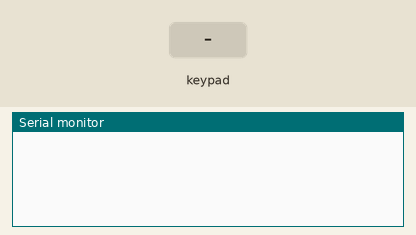
The sketch below on a simulated Arduino Uno, built with avr-gcc and run on an emulated ATmega328P. Parts: the last lines printed to the serial monitor. Inputs (shaded band) come from the test bench.

Above: at 6.2 s.
6.3 s: key 'X' pressed
At 7.2 s:
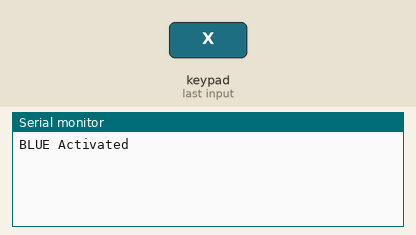
7.8 s: key 'O' pressed
At 8.4 s:
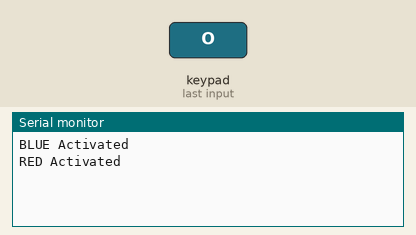
9.3 s: key 'S' pressed
At 10.5 s:
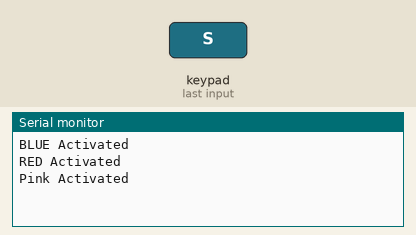
10.8 s: key 'T' pressed
At 11.9 s:
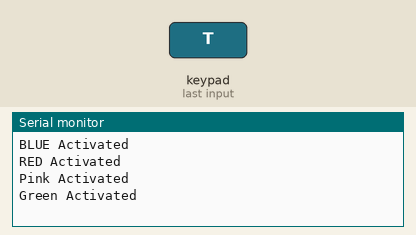
12.3 s: key 'X' pressed
At 13.0 s:
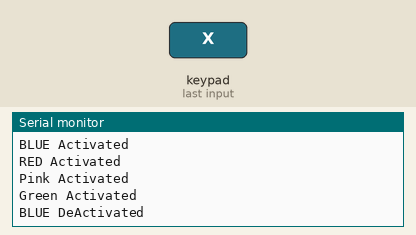
13.8 s: key 'O' pressed
At 14.1 s:
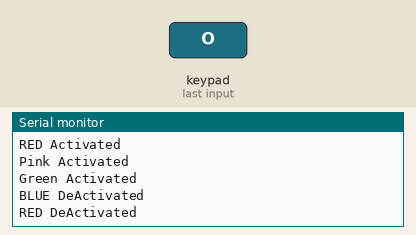

Measured:
- after the input at 6.3 s, the serial monitor: prints a new line at once (image 1)
- after the input at 7.8 s, the serial monitor: prints a new line at once (image 2)
- after the input at 9.3 s, the serial monitor: prints a new line at once (image 3)
- after the input at 10.8 s, the serial monitor: prints a new line at once (image 4)
- after the input at 12.3 s, the serial monitor: prints a new line at once (image 5)
- after the input at 13.8 s, the serial monitor: prints a new line at once (image 6)

The sketch:

integratePS2.ino
```cpp
#include<PS2X_lib.h>

PS2X ps2x;

#define PS2_DAT        13
#define PS2_CMD        11
#define PS2_SEL        10
#define PS2_CLK        12

int green=0; int red=0; int blue=0; int pink=0;
int L1=0; int L2=0; int R1=0; int R2=0;
int UP=0; int DOWN=0; int LEFT=0; int RIGHT=0;
int SELECT=0; int START=0;
int c=0,c1=0,c2=0,c3=0,c4=0,c5=0,c6=0,c7=0; //Counters

void setup() {
  Serial.begin(9600);
  ps2x.config_gamepad(PS2_CLK, PS2_CMD, PS2_SEL, PS2_DAT, false, false);
  delay(5000);
}
void loop() {
   ps2x.read_gamepad();

   green=ps2x.ButtonPressed(PSB_GREEN);
   red=ps2x.ButtonPressed(PSB_RED);
   blue=ps2x.ButtonPressed(PSB_BLUE);
   pink=ps2x.ButtonPressed(PSB_PINK);
   L1=ps2x.ButtonPressed(PSB_L1);
   L2=ps2x.ButtonPressed(PSB_L2);
   R1=ps2x.ButtonPressed(PSB_R1);
   R2=ps2x.ButtonPressed(PSB_R2);
   UP=ps2x.ButtonPressed(PSB_PAD_UP);
   DOWN=ps2x.ButtonPressed(PSB_PAD_DOWN);
   LEFT=ps2x.ButtonPressed(PSB_PAD_LEFT);
   RIGHT=ps2x.ButtonPressed(PSB_PAD_RIGHT);
   SELECT=ps2x.ButtonPressed(PSB_SELECT);
   START=ps2x.ButtonPressed(PSB_START);

   if(green==1 && R1==0 && c==0)
   {
      Serial.println("Green Activated");
      c=1;
      red=0;
    }
   else if(green==1 && R1==0 && c==1)
   {
     Serial.println("Green DeActivated");
     c=0;
     red=0;

   }
  // red button
   if(red==1 && c3==0)
   {
    Serial.println("RED Activated");
    c3=1;
    blue=0;
   }
   else if(red==1 & c3==1)
   {
    Serial.println("RED DeActivated");
    c3=0;
      blue=0;
   }
   //blue button for pnuematic3
   if(blue==1 && c1==0)
   {
    pink=0;
    c1=1;
   Serial.println("BLUE Activated");
   }
   else if(blue==1 && c1==1)
   {
    pink=0;
    c1=0;
   Serial.println("BLUE DeActivated");
   }
   //pink button for pnuematic4
   if(pink==1 && c2==0)
   {
    c2=1;
   Serial.println("Pink Activated");
   }
   else if(pink==1 && c2==1)
   {
     c2=0;
     Serial.println("Pink DeActivated");
   }

if(L1==1 && R2==0 && c4==0){
   R1=0;
   c4=1;
   Serial.println("L1 Activated");
   }
 else if(L1==1 & R2==0 && c4==1){
   R1=0;
   c4=0;
   Serial.println("L1 DeActivated");
 }
}
```
